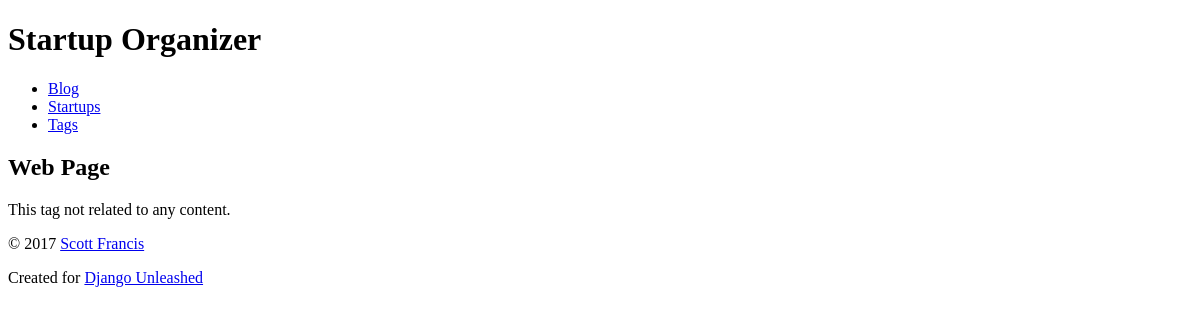
The page /tag/web-page/ on the database as committed earlier.
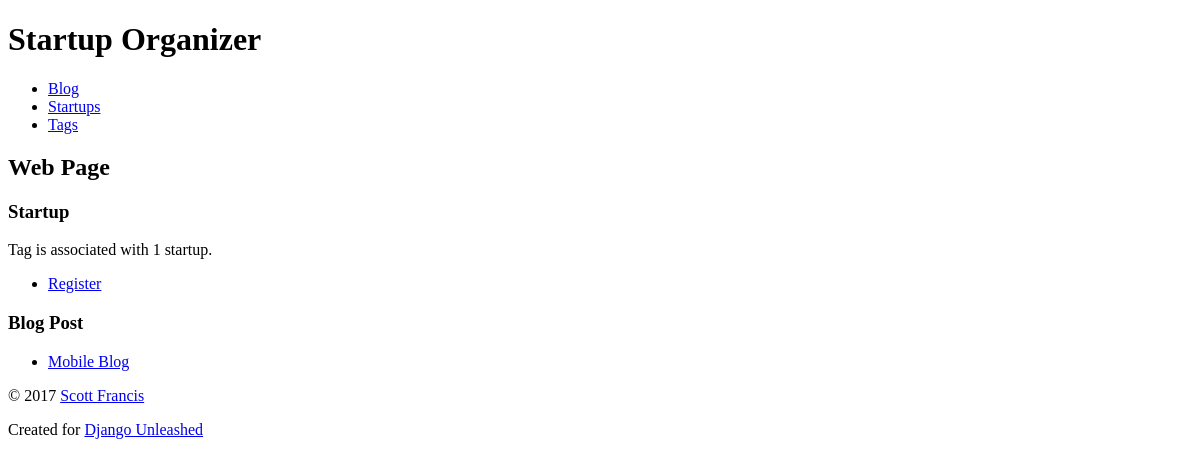
The same page on the database as committed later.
### organizer/models.py (models this page shows, shortened)
class Tag(models.Model):
    name = models.CharField(max_length=31, unique= True)
    slug = models.SlugField(max_length=31,
                            unique= True,
                            help_text='A label for URL config.'
                            )
    def get_absolute_url(self):
        return reverse('organizer_tag_detail', kwargs={'slug': self.slug})
    class Meta:
        ordering = ['name']

class Startup(models.Model):
    name = models.CharField(max_length=31, db_index=True)
    slug = models.SlugField(max_length=31,
                            unique=True,
                            help_text='A label for URL config.'
                            )
    description = models.TextField()
    founded_date = models.DateField('date founded')
    contact = models.EmailField()
    website = models.URLField(max_length=255)
    tags = models.ManyToManyField(Tag)
    def get_absolute_url(self):
        return reverse('organizer_startup_detail', kwargs={'slug': self.slug})
    class Meta:
        ordering = ['name']
        get_latest_by = 'founded_date'

### blog/models.py (models this page shows, shortened)
class Post(models.Model):
    title = models.CharField(max_length=63)
    slug = models.SlugField(max_length=63,
                            help_text='A label for URL config',
                            unique_for_month='pub_date'
                            )
    text = models.TextField()
    pub_date = models.DateField('date published',
                                auto_now_add=True
                                )
    tags = models.ManyToManyField(Tag, related_name='blog_posts')
    startups = models.ManyToManyField(Startup, related_name='blog_posts')
    class Meta:
        verbose_name = 'blog post'
        ordering = ['-pub_date', 'title']
        get_latest_by = 'pub_date'

### organizer/views.py (the view)
def tag_detail(request, slug):
    tag = get_object_or_404(Tag, slug__iexact=slug)
    return render(
        request,
        'organizer/tag_detail.html',
        {'tag': tag}
    )

### organizer/templates/organizer/tag_detail.html (shortened to what this page needs)
    {% extends parent_template|default:"organizer/base_organizer.html" %}
    {% block content %}
    <h2>{{ tag.name|title }}</h2>
    {% if tag.startup_set.all %}
        <section>
            <h3>Startup{{ tag.startup_set.count|pluralize }}</h3>
            <p>
                Tag is associated with
                {{ tag.startup_set.count }}
                startup{{ tag.startup_set.count|pluralize }}.
            </p>
                <ul>
                    {% for startup in tag.startup_set.all %}
                        <li><a href="{{ startup.get_absolute_url }}">
                            {{ startup.name }}
                        </a></li>
                    {% endfor %}
                </ul>
        </section>
    {% endif %}
        {% if tag.blog_posts.all %}
        <section>
            <h3>Blog Post{{ tag.blog_posts.count|pluralize }}</h3>
            <ul>
                {% for post in tag.blog_posts.all %}
                <li><a href="{{ tag.get_absolute_url }}">
                    {{ post.title|title }}
                </a></li>
                {% endfor %}
            </ul>
        </section>
        {% endif %}
        {% if not tag.startup_set.all and not tag.blog_posts.all %}
            <p>This tag not related to any content.</p>
        {% endif %}
    {% endblock %}

Rows that differ between the two databases and show on the page:
shown differently, row unchanged: Tag "Web Page": startup_set.count (not shown) → "1"
added Startup: name "Register"
added Post: title "Mobile Blog"
Other text that changed with them:
text no longer shown: "This tag not related to any content."
text now shown: "Startup Tag is associated with startup . Blog Post"
